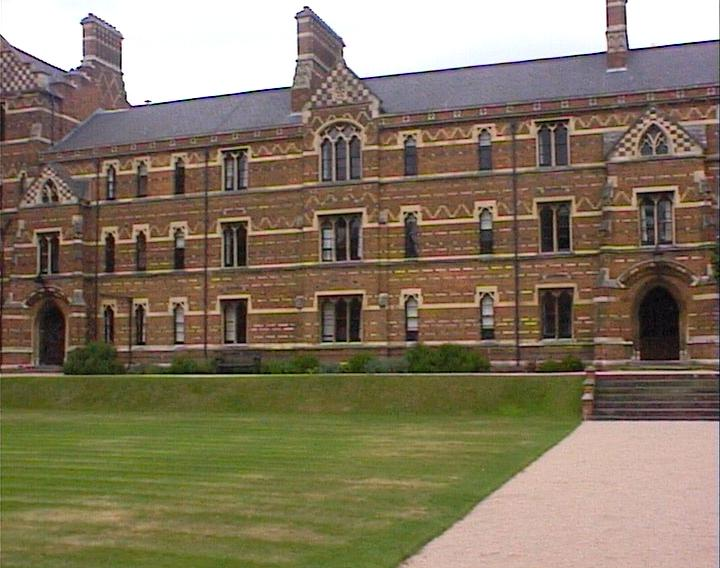
#> input picture image_stitching/keble_a.jpg, 720 x 568 px
$ python homography.py keble_a.jpg keble_b.jpg 'C:/Users/matth/.spyder-py3/491 HW3/H_12'
#> lines starting #> are read from the running program, lines starting #| are printed output that depends on the picture
#> further down, image1 is the input picture: shape (568, 720, 3); mean B, G, R 97.8, 119.2, 132.3
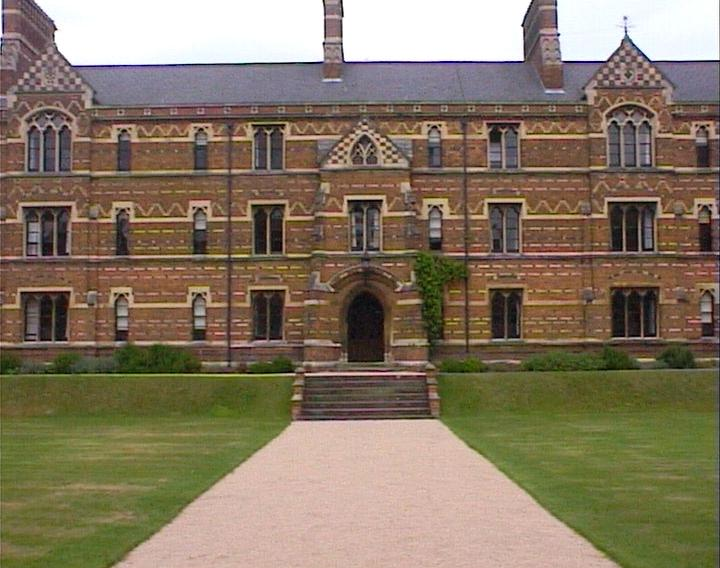
#> input picture image_stitching/keble_b.jpg, 720 x 568 px
#> further down, image2 is the input picture: shape (568, 720, 3); mean B, G, R 98.5, 118.8, 133.1
# -*- coding: utf-8 -*-
"""
Created on Mon Nov 13 13:29:33 2023

@author: matthew
"""
"""
USE:
    python homography.py keble_a.jpg keble_b.jpg "C:/Users/matth/.spyder-py3/491 HW3/H_12"

"""
import cv2
import random
import numpy as np
import sys
import matplotlib.pyplot as plt
from numpy.linalg import svd

def ransac(im1_pts, im2_pts, threshold, iterations):
    best_H = None
    max_inliers = []

    # Loop [iterations] times to see what gives best H
    for i in range(iterations):
        samp_idx = np.random.choice(im1_pts.shape[1], 4, replace=False)
        samp_im1 = im1_pts[:, samp_idx]
        samp_im2 = im2_pts[:, samp_idx]

        # Estimate a H w/ the sampled matches
        H = calc_homography(samp_im1, samp_im2)

        # Calculate the re-proj error for all points
        h_im1_pts = np.vstack((im1_pts, np.ones((1, im1_pts.shape[1]))))
        proj_pts = np.dot(H, h_im1_pts)

        # Normalize coordinates
        proj_pts /= proj_pts[2, :]

        # Calc dist bet. img1 and img2
        error = np.linalg.norm(proj_pts[:2, :] - im2_pts, axis=0)

        # Count inliers within thresh + get idx of inliers!
        inliers = np.where(error < threshold)[0]

        # Update best H if the curr has more inliers (use ALL inliers)
        if len(inliers) > len(max_inliers):
            im1_inlier_points = im1_pts[:, inliers]
            im2_inlier_points = im2_pts[:, inliers]
            best_H = calc_homography(im1_inlier_points, im2_inlier_points)
            max_inliers = inliers

    return best_H, max_inliers


def calc_homography(im1_pts, im2_pts):
    """
    save_path:  where we save output
    output:     homography matrix of two imgs saved as .npy
    """
    # Construct A for: Ah = 0 (A = 3x3 mat)
    A = np.zeros((im1_pts.shape[1] * 2, 9))
    for i in range(im1_pts.shape[1]): # populate like Kriegman, odd then even between im1-2 matches
        A[2 * i, :] = [-im1_pts[0, i], -im1_pts[1, i], -1, 0, 0, 0, im1_pts[0, i] * im2_pts[0, i], im1_pts[1, i] * im2_pts[0, i], im2_pts[0, i]]
        A[2 * i + 1, :] = [0, 0, 0, -im1_pts[0, i], -im1_pts[1, i], -1, im1_pts[0, i] * im2_pts[1, i], im1_pts[1, i] * im2_pts[1, i], im2_pts[1, i]]

    # Solve Ah=0 with SVD (take V since it has right shape)
    U, S, V = svd(A)
    H = V[-1, :].reshape((3, 3))

    return H


def feat_match(img1, ref_img, save_name):
    """
    im_pair:    pair of imgs to calc features from and est. homography
    NOTE:       2ND image in the pair is REF IMAGE
    """
#> called with save_name = 'C:/Users/matth/.spyder-py3/491 HW3/H_12'
    # Use SIFT to detect and describe features
    sift = cv2.SIFT_create()
    kp_1, des_1 = sift.detectAndCompute(img1, None)
#> kp_1 = 4054 keypoints; strongest (x, y, size): (72, 69, 2), (296, 17, 1.9), (305, 7, 2), (122, 74, 1.9)
    kp_2, des_2 = sift.detectAndCompute(ref_img, None)
#> kp_2 = 4188 keypoints; strongest (x, y, size): (558, 35, 2), (324, 43, 1.9), (522, 25, 2), (56, 29, 2)

    """show feat in img1"""
    # [10 lines of commented-out code are left out]
    matcher = cv2.BFMatcher()
    matches = matcher.knnMatch(des_1, des_2, k=2)
#> matches = 4054 matches

    # Use ratio to threshold
    keep_matches = []
    for m_1, m_2 in matches:
        # Check ratio distance is <20% bet. 1st & 2nd match, if so "good" match
        # 0.2 keeps good amount of matches; (Brown, et al) chooses ratio as 0.1-0.2 for best results
        if (m_1.distance/m_2.distance) < (0.5):
            keep_matches.append(m_1)
#> after the loop, keep_matches = 438 matches

    # Show tentative correspondences (FLAGS option shows inlier-matches only)
    img_matches = cv2.drawMatches(img1, kp_1, ref_img, kp_2, keep_matches, None, flags=cv2.DrawMatchesFlags_NOT_DRAW_SINGLE_POINTS)
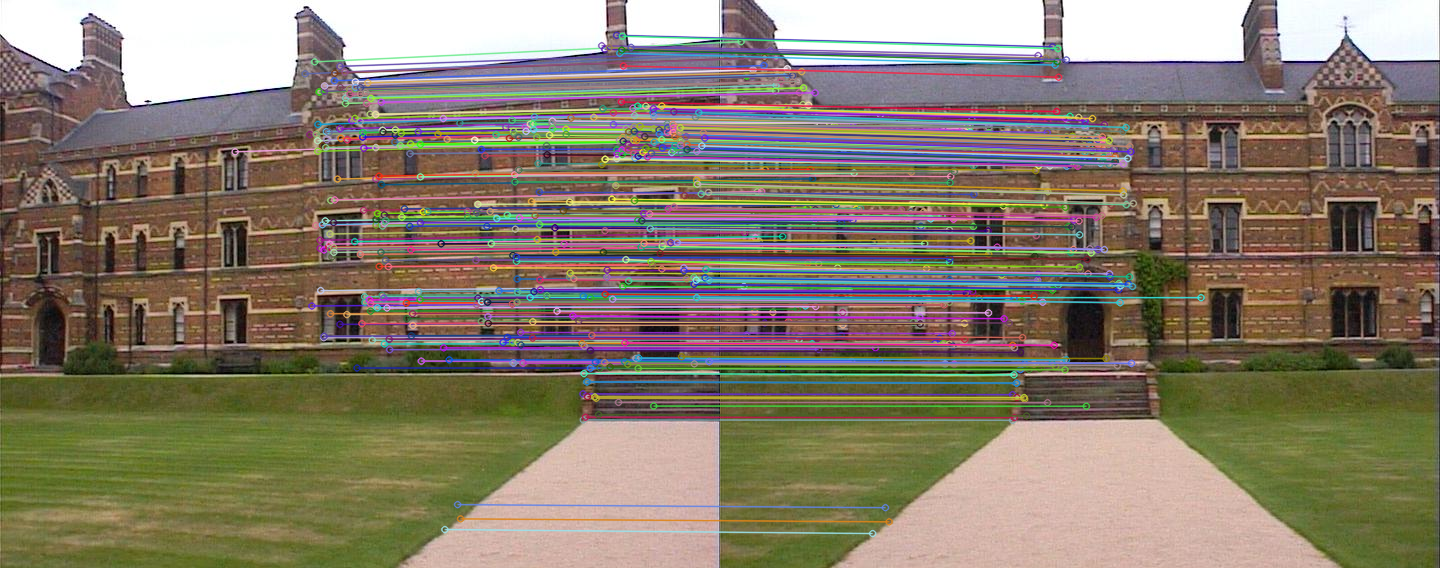
#> img_matches: shape (568, 1440, 3); mean B, G, R 107.6, 124.5, 135.5
    # cv2.imshow("[Tentative] Correspondences", img_matches)
    # cv2.waitKey(0)
    # cv2.destroyAllWindows()

    # Get points (2xN) from matches (queryIdx & trainIdx = matched kps idx in each img)
    im1_pts = np.array([kp_1[m.queryIdx].pt for m in keep_matches]).T
    im2_pts = np.array([kp_2[m.trainIdx].pt for m in keep_matches]).T

    # Get (4) points from these matches (2x4)
    four_im1_pts = np.array([item for row in im1_pts for item in row[:4]]).reshape((2,4))
#> four_im1_pts = [[234.6, 304.6, 309.4, 311.4], [151.3, 73.39, 134.1, 305.5]]
    four_im2_pts = np.array([item for row in im2_pts for item in row[:4]]).reshape((2,4))
#> four_im2_pts = [[268.3, 10.51, 14.5, 13.08], [126.8, 53.83, 119.8, 302.2]]

    # Calc initial homography from n=4 matches
    H = calc_homography(four_im1_pts, four_im2_pts)
#> in calc_homography, `U, S, V = svd(A)`: S = [160715.2, 20133, 669.3, 368.4, 145.5, 54.37, 31.49, 0.0111]
#> in calc_homography, `H = V[-1, :].reshape((3, 3))`: H = [[0.00156, -3.27e-05, -0.461], [0.00284, 0.00115, -0.887], [2.1e-05, -5.96e-07, -0.00522]]

    # RANSAC and pick BEST homography
    final_H, max_inliers = ransac(im1_pts, im2_pts, 1, 1000)
#> the loop in ransac, `for i in range(iterations):` made 1000 passes
#> (samp_im1, samp_im2) on passes 1 to 5: ([[518.1, 639.7, 562.9, 622.9], [136.8, 125.7, 210.4, 65.48]], [[234.7, 352.1, 276.8, 338.1], [138.5, 135.6, 213.4, 76.67]]), ([[662.2, 444.4, 360, 697], [241.8, 529.1, 87.2, 183.6]], [[369.5, 152.2, 72.19, 403.2], [248.2, 533.1, 75.06, 194.4]]), ([[495.7, 569.1, 594.4, 467.1], [134.2, 276.6, 396.4, 210.9]], [[212.3, 280.9, 303.6, 181], [134.4, 279.5, 397.1, 209.7]]), ([[685.7, 315.9, 395, 630.6], [136.2, 133.8, 129.4, 46.85]], [[393.7, 22.04, 108.8, 345.9], [148.7, 120.2, 122.2, 59.41]]), ([[513, 618, 345, 519.1], [362.6, 401.9, 102.9, 217.3]], [[224.6, 327.1, 55.13, 233.1], [363.5, 402.2, 90.45, 218.7]])
#> (samp_im1, samp_im2, inliers) on passes 7, 8, 9, 15: ([[328.6, 532.3, 604, 333.1], [131.9, 321.2, 361.9, 222]], [[36.3, 244, 313.4, 39.46], [119.4, 322.8, 363.5, 214.9]], [25, 26, 31, 39, 223, 285]), ([[234.6, 569.7, 532.2, 582.8], [151.3, 272.6, 337.6, 419.4]], [[268.3, 281.3, 244.2, 292.2], [126.8, 274.5, 338.8, 419.8]], [0, 222, 255, 262]), ([[653.4, 529.7, 565.7, 608.7], [115.7, 297, 133.8, 47.17]], [[365.1, 480.6, 281.5, 325.2], [127, 297.2, 139, 57.6]], [219, 252, 294, 369]), ([[329.6, 569.2, 637.7, 546.1], [233.5, 201.6, 367.9, 145.2]], [[35.5, 282.9, 344.5, 261.8], [226.9, 205.5, 369.3, 148]], [33, 236, 254, 344])
#> after the loop in ransac, `for i in range(iterations):`: max_inliers = 379 values from 2 to 435
#> final_H = [[0.00336, -7.24e-05, -0.986], [0.000338, 0.00318, -0.169], [8.77e-07, 4.64e-09, 0.00273]]; max_inliers = 379 values from 2 to 435

    if (final_H is None):   # No better H computed
        print("[Same H] Corner case, likely not trigger-able")
        return H

    """Display new inliers img using final_H"""
    # [7 lines of commented-out code are left out]
    np.save(save_name, final_H)

    return final_H


if __name__ == "__main__":
    # Official Submission script ...

    if len(sys.argv) != 4:
        print("[Error] Proper usage: python homography.py <image-1-path> <image-2-path> <H-path>")
        sys.exit(1)

    img1_path = sys.argv[1]
    img2_path = sys.argv[2]
    save_path = sys.argv[3]

    image1 = cv2.imread(img1_path)
    image2 = cv2.imread(img2_path)
    feat_match(image1, image2, save_path)
